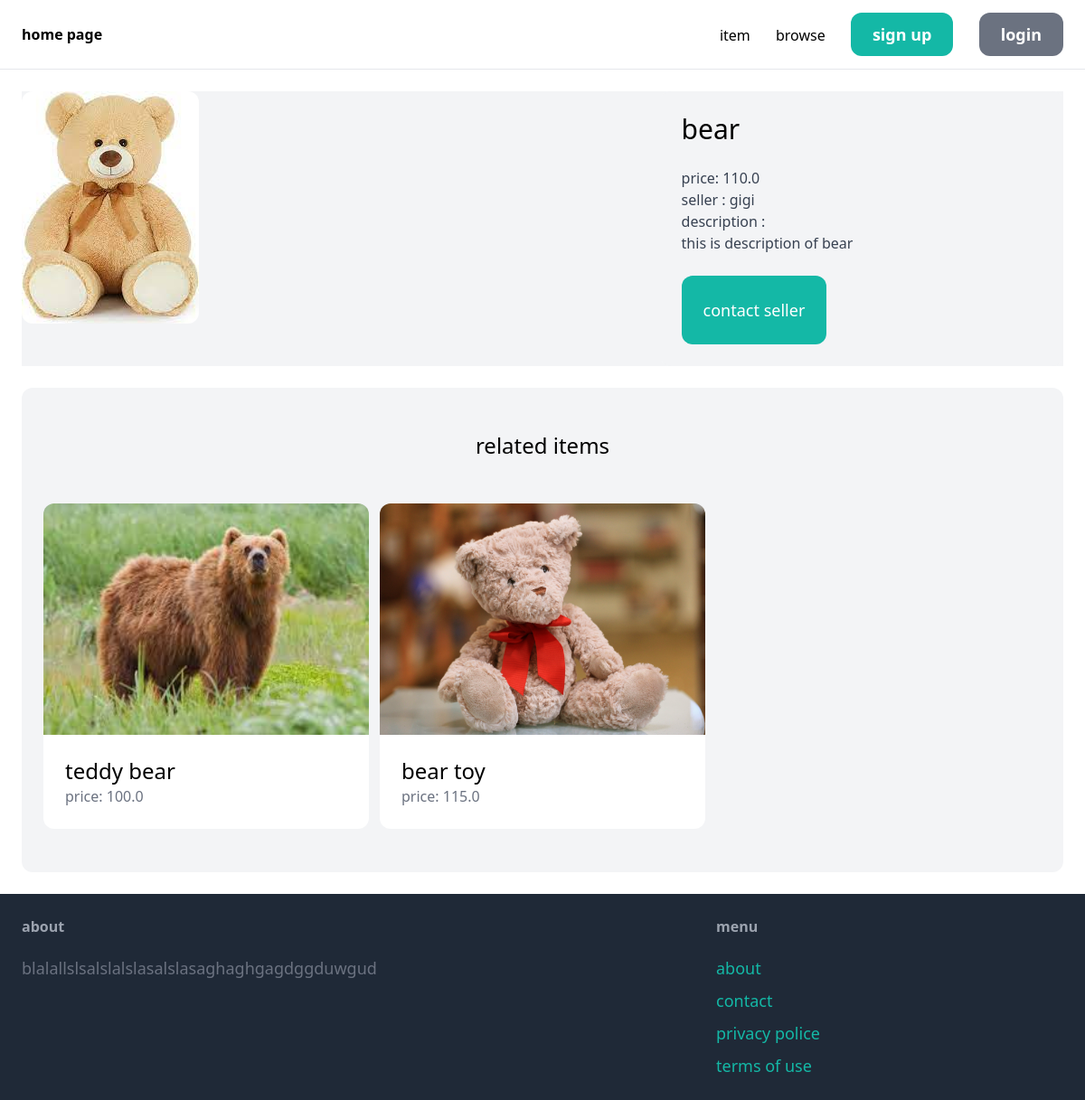
The app's page /item/3/ with its own data.
### item/models.py (models this page shows, shortened)
class Item(models.Model):
    name = models.CharField(max_length=255)
    category = models.ForeignKey(Category, related_name='items', on_delete=models.CASCADE)
    descriotion = models.TextField(blank=True, null=True)
    price = models.FloatField()
    image = models.ImageField(upload_to='item_images', blank=True, null=True)
    is_sold = models.BooleanField(default=False)
    created_by = models.ForeignKey(User, related_name='items', on_delete=models.CASCADE)
    created_at = models.DateField(auto_now_add=True)

### item/views.py (the view)
# urls.py: path('<int:pk>/', views.detail, name='detail'),
def detail(request, pk):
    item = get_object_or_404(Item, pk=pk)
    related_items = Item.objects.filter(category=item.category, is_sold=False).exclude(pk=pk)[0:3]
    return render(request, 'detail.html' , {
        'item' : item ,
        'related_items' :related_items
    })

### templates/detail.html (shortened to what this page needs)
{%  extends 'index.html' %}
{% block content %}
<div class="grid grid-cols-5 gap-6 bg-gray-100">
    <div class="col-span-3 ">
        <img src="{{ item.image.url }}" class="rounded-xl">
    </div>
    <div class="col-span-2 p-6 bg-gray-100 rounded-xl ">
        <h1 class="mb-6 text-3xl">{{ item.name }}</h1>
        <p class="text-gray-700">price: {{ item.price }}</p>
        <p class="text-gray-700">seller : {{ item.created_by.username }}</p>
        {% if item.descriotion %}
        <p class="text-gray-700">description :<br>{{ item.descriotion }}</p>
        {% endif %}
        <a href="#" class="inline-block mt-6 px-6 py-6 text-lg  text-lg bg-teal-500 text-white rounded-xl hover:bg-teal-700">contact seller</a>
    </div>
</div>
<div class="mt-6 px-6 py-12 bg-gray-100 rounded-xl">
    <h2 class="mb-12 text-center text-2xl"> related items </h2>
    <div class="grid grid-cols-3 gap-3">
       {% for item in related_items %}
       <div>
          <a href="{% url 'item:detail' item.id %}">
             <div>
                <img src="{{ item.image.url }}" class="rounded-t-xl h-64  ">
             </div>
             <div class="p-6 bg-white  rounded-b-xl">
                <h2 class="text-2xl">{{ item.name }}</h2>
                <p class="text-gray-500">price: {{ item.price }}</p>
             </div>
          </a>
       </div>
       {% endfor %}
    </div>
 </div>
{% endblock %}

### records on screen
Item: image (picture), name "bear", price "110.0", created_by.username "gigi", descriotion "this is description of bear"
Item: image (picture), name "teddy bear", price "100.0"
Item: image (picture), name "bear toy", price "115.0"
